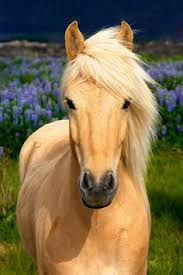
#> input picture multimediaN/horse.jpg, 183 x 275 px
$ jupyter execute 20180529.ipynb
#> lines starting #> are read from the running program, lines starting #| are printed output that depends on the picture; after the words box and inside, x2 and y2 are one past the last pixel; in counts of white or black regions, pixels touching at a corner belong together
#> further down, img is the input picture: shape (275, 183, 3); mean R, G, B 126, 109.9, 76.3
[cell 1]
from skimage import io
import matplotlib.pyplot as plt
import numpy as np

def blurimage (image):
    rows,cols,dims=image.shape
#> rows = 275; cols = 183; dims = 3
    image2 =  np.double(image)
    ret_img = np.uint8(255*np.ones((rows,cols,dims)))
    for i in range(1,rows-1):
        for j in range(1,cols-1):
            for k in range(0,3):
                sum = image2[i,j,k]+image2[i-1,j,k]+image2[i,j-1,k]+image2[i+1,j,k]+image2[i,j+1,k]
                average = sum/5
                ret_img[i,j,k] = np.uint8(average)
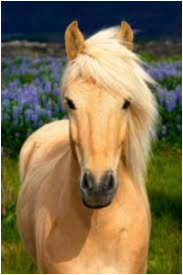
#> ret_img: shape (275, 183, 3); mean R, G, B 129.1, 112.9, 79.6
    return ret_img

img = io.imread('horse.jpg')

plt.figure(num=0,figsize=(8,8))
plt.subplot(1,2,1)
plt.title('origin image')
plt.imshow(img)

img2 = blurimage(img)

plt.subplot(1,2,2)
plt.title('canvas result')
plt.imshow(img2)
plt.show()
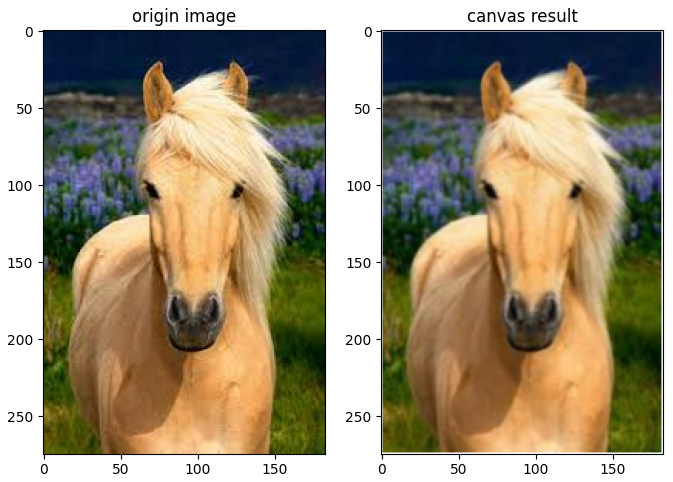
#> figure drawn by matplotlib, 2 panels
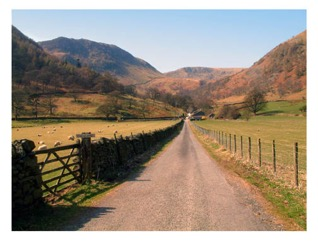
#> input picture multimediaN/road.jpg, 318 x 242 px
#> further down, img2 is the input picture: shape (242, 318, 3); mean R, G, B 156.2, 144, 129.5

[cell 2]
from skimage import io
import matplotlib.pyplot as plt
import numpy as np

def blendingimage (image1,image2,startX,startY):
#> called with startX = 100, startY = 100
    rows1,cols1,dims1=image1.shape
#> rows1 = 275; cols1 = 183; dims1 = 3
    rows2,cols2,dims2=image2.shape
#> rows2 = 242; cols2 = 318; dims2 = 3

    image11 = np.double(image1)
    image21 = np.double(image2)

    ret_img = np.uint8(255*np.ones((500,500,3)))

    for i in range(0,rows1):
        for j in range(0,cols1):
            for k in range(0,3):
                ret_img[i,j,k] = np.uint8(image11[i,j,k])
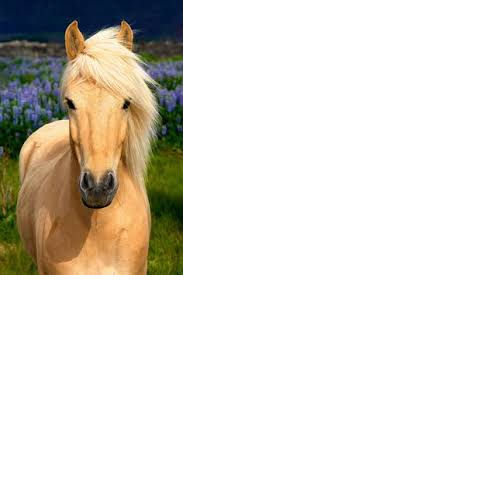
#> ret_img: shape (500, 500, 3); mean R, G, B 229, 225.8, 219

    for i in range(startY+0,startY+rows2):
        for j in range(startX+0,startX+cols2):
            if (ret_img[i,j,0] == 255) and (ret_img[i,j,1] == 255) and (ret_img[i,j,2] ==255):
                 for k in range(0,3):
                    ret_img[i,j,k] = np.uint8(image21[i-startY,j-startX,k])
            else:
                for k in range(0,3):
                    ret_img[i,j,k] = np.uint8(ret_img[i,j,k]+image21[i-startY,j-startX,k]/2)
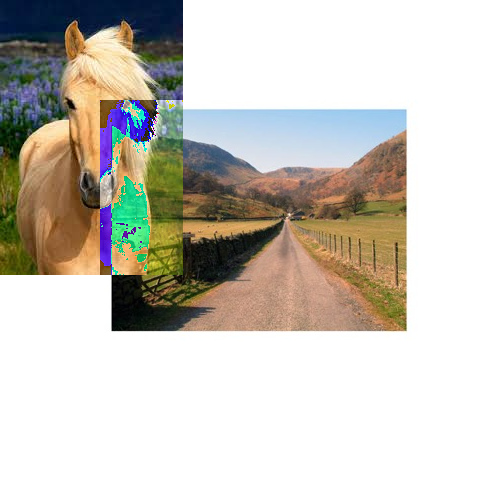
#> ret_img: shape (500, 500, 3); mean R, G, B 203.8, 199.6, 190.9
    return ret_img

img = io.imread('horse.jpg')
img2 = io.imread('road.jpg')

startX = 100
startY = 100
img3 = blendingimage(img,img2,startX,startY)

plt.figure(num=1,figsize=(15,15))
plt.subplot(1,3,1)
plt.title('horse')
plt.imshow(img)

plt.subplot(1,3,2)
plt.title('road')
plt.imshow(img2)

plt.subplot(1,3,3)
plt.title('blend')
plt.imshow(img3)
plt.show()

[cell 3]
from skimage import io
import matplotlib.pyplot as plt
import numpy as np

def drawline (image,color,linestep):
#> called with linestep = 20
    rows,cols,dims=image.shape
#> rows = 275; cols = 183; dims = 3
    ret_img = np.uint8(image)

    for i in range(linestep, rows, linestep):
        for j in range(0,cols):
            for k in range(0,3):
                ret_img[i,j,k] = np.uint8(color[k])
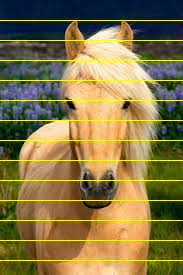
#> ret_img: shape (275, 183, 3); 4.73% of pixels changed, all inside (x1, y1, x2, y2) = (0, 20, 183, 261)

    for i in range(0, rows):
        for j in range(linestep, cols, linestep):
            for k in range(0,3):
                ret_img[i,j,k] = np.uint8(color[k])
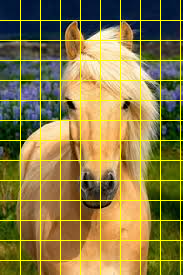
#> ret_img: shape (275, 183, 3); 4.69% of pixels changed, all inside (x1, y1, x2, y2) = (20, 0, 181, 275)

    return ret_img

img = io.imread('horse.jpg')

color = [255,255,0]
step = 20

plt.figure(num=2,figsize=(8,8))
plt.subplot(1,2,1)
plt.title('origin image')
plt.imshow(img)

img2 = drawline(img,color,step)

plt.subplot(1,2,2)
plt.title('line result')
plt.imshow(img2)
plt.show()

[cell 4]
from skimage import io,draw
import matplotlib.pyplot as plt
import numpy as np

def drawline2 (image,color,startX,startY,endX,endY):
#> called with startX = 20, startY = 50, endX = 200, endY = 150
    rows,cols,dims=image.shape
#> rows = 275; cols = 183; dims = 3
    ret_img = np.uint8(image)

    rr, cc = draw.line(startX,startY,endX,endY)
    ret_img[rr,cc] = color

    return ret_img

img = io.imread('horse.jpg')

color = [255,255,0]
startX = 20
startY = 50
endX = 200
endY = 150

plt.figure(num=3,figsize=(8,8))
plt.subplot(1,2,1)
plt.title('origin image')
plt.imshow(img)

img2 = drawline2(img,color,startX,startY,endX,endY)

plt.subplot(1,2,2)
plt.title('line result')
plt.imshow(img2)
plt.show()

[cell 5]
from skimage import io,draw
import matplotlib.pyplot as plt
import numpy as np

def drawcircle (image,color,center,radius):
#> called with radius = 30
    rows,cols,dims=image.shape
    ret_img = np.uint8(image)

    rr, cc = draw.circle(center[0],center[1],radius)
    draw.set_color(ret_img,[rr,cc],color)

    return ret_img

img = io.imread('horse.jpg')
plt.figure(num=4,figsize=(8,86))

color = [255,255,0]
center = [100,100]
radius = 30

plt.subplot(1,2,1)
plt.title('origin image')
plt.imshow(img)

img2 = drawcircle(img,color,center,radius)

plt.subplot(1,2,2)
plt.title('circle result')
plt.imshow(img2)
plt.show()

[cell 6]
from skimage import io,draw
import matplotlib.pyplot as plt
import numpy as np

def drawpolygon (image,color,colX,lineY):
    rows,cols,dims=image.shape
    ret_img = np.uint8(image)

    rr, cc = draw.polygon(lineY,colX)
    draw.set_color(ret_img,[rr,cc],color)
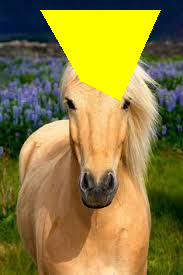
#> ret_img: shape (275, 183, 3); mean R, G, B 141, 126.4, 62.2

    return ret_img

img = io.imread('horse.jpg')

color = [255,255,0]
lineY = [10,10,100,80]
colX = [40,160,120,80]

plt.figure(num=5,figsize=(8,8))
plt.subplot(1,2,1)
plt.title('origin image')
plt.imshow(img)

img2 = drawpolygon(img,color,colX,lineY)

plt.subplot(1,2,2)
plt.title('result')
plt.imshow(img2)
plt.show()

[cell 7]
from skimage import io,draw
import matplotlib.pyplot as plt
import numpy as np

def drawpyramid (canvasSize):
    ret_img = np.uint8(255*np.ones((canvasSize[0],canvasSize[1],3)))

    for index in range (25,0,-1):
        color = [index*10, index*5, index]
        lineY = [0,0,index*10, index*10]
        colX = [0,index*10, index*10,0]
        rr, cc = draw.polygon(lineY,colX)
        draw.set_color(ret_img,[rr,cc],color)
    return ret_img

plt.figure(num=6,figsize=(8,8))
canvasSize=[500,500]

img = drawpyramid(canvasSize)

plt.imshow(img)
plt.show()
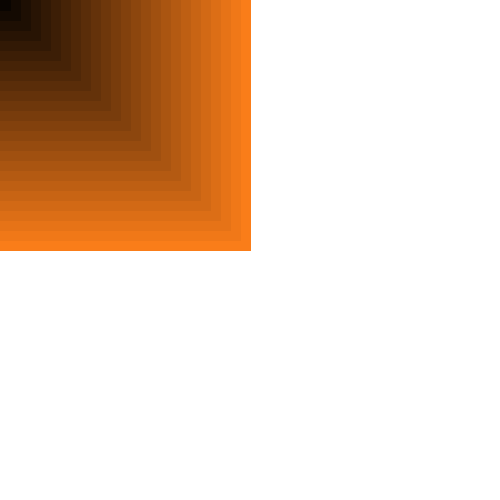
#> shown: shape (500, 500, 3); mean R, G, B 233.9, 212.3, 195.1
